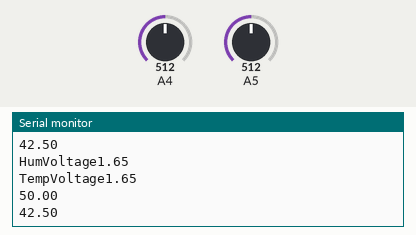
Simulated run of this sketch. Board: Arduino Uno, built with avr-gcc and run on an emulated ATmega328P. Shown: the last lines printed to the serial monitor. The inputs (shaded band) are chosen by the test bench; at power-on: A4 = 512, A5 = 512.

Above: at 1.8 s.
1.9 s: A4 set to 716
At 2.7 s:
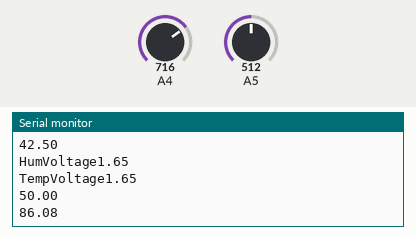
3.4 s: A5 set to 716
At 4.4 s:
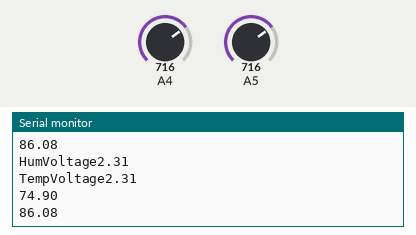
4.9 s: A4 set to 900
At 5.8 s:
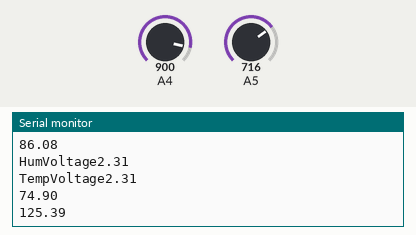
6.4 s: A5 set to 900
At 7.8 s:
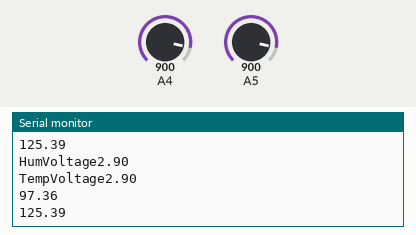
Timing chart, 0 to 8.9 s (numbered marks = the images above; inputs shaded):
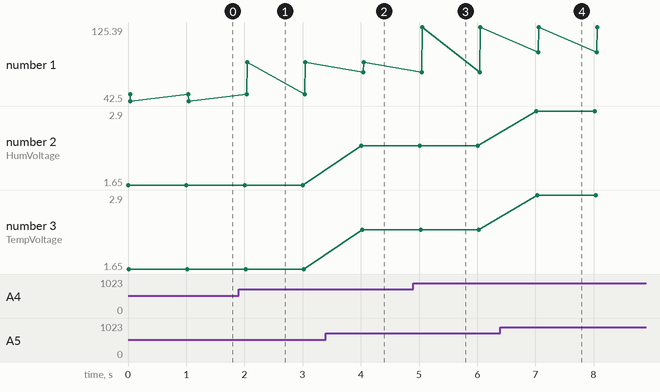

Measured:
- after the input at 1.9 s, the serial monitor: prints a new line after 0.15 s (image 1)
- after the input at 3.4 s, the serial monitor: prints a new line after 0.61 s (image 2)
- after the input at 4.9 s, the serial monitor: prints a new line after 0.15 s (image 3)
- after the input at 6.4 s, the serial monitor: prints a new line after 0.62 s (image 4)
- plotted number 1: 42.5 → 86.08 after the input at 1.9 s, 86.08 → 125.39 after the input at 4.9 s
- plotted number 2: 1.65 → 2.31 after the input at 3.4 s, 2.31 → 2.9 after the input at 6.4 s
- plotted number 3: 1.65 → 2.31 after the input at 3.4 s, 2.31 → 2.9 after the input at 6.4 s

The sketch:

bluino2_eth_01dv.ino
```cpp
int sensorPin = 1;

void setup() {
  // put your setup code here, to run once:
  Serial.begin(9600);
}

void loop() {
  // put your main code here, to run repeatedly:

  int HumVal = analogRead(5);
  int TempVal = analogRead(4);

  float HumVoltage = (HumVal / 1024.0) * 3.3;
  float TempVoltage = (TempVal / 1024.0) * 3.3;
  Serial.print("HumVoltage");
  Serial.println(HumVoltage);
  Serial.print("TempVoltage");
  Serial.println(HumVoltage);
  float Hum = -12.5 + (125 * (HumVoltage / 3.3));
  float Temp = -66.875 + (218.75 * (TempVoltage / 3.3));
  float FTemp = -88.375 + (393.75 * (TempVoltage / 3.3));

  Serial.println(Hum);
  Serial.println(Temp);
  delay(1000);

}
```
